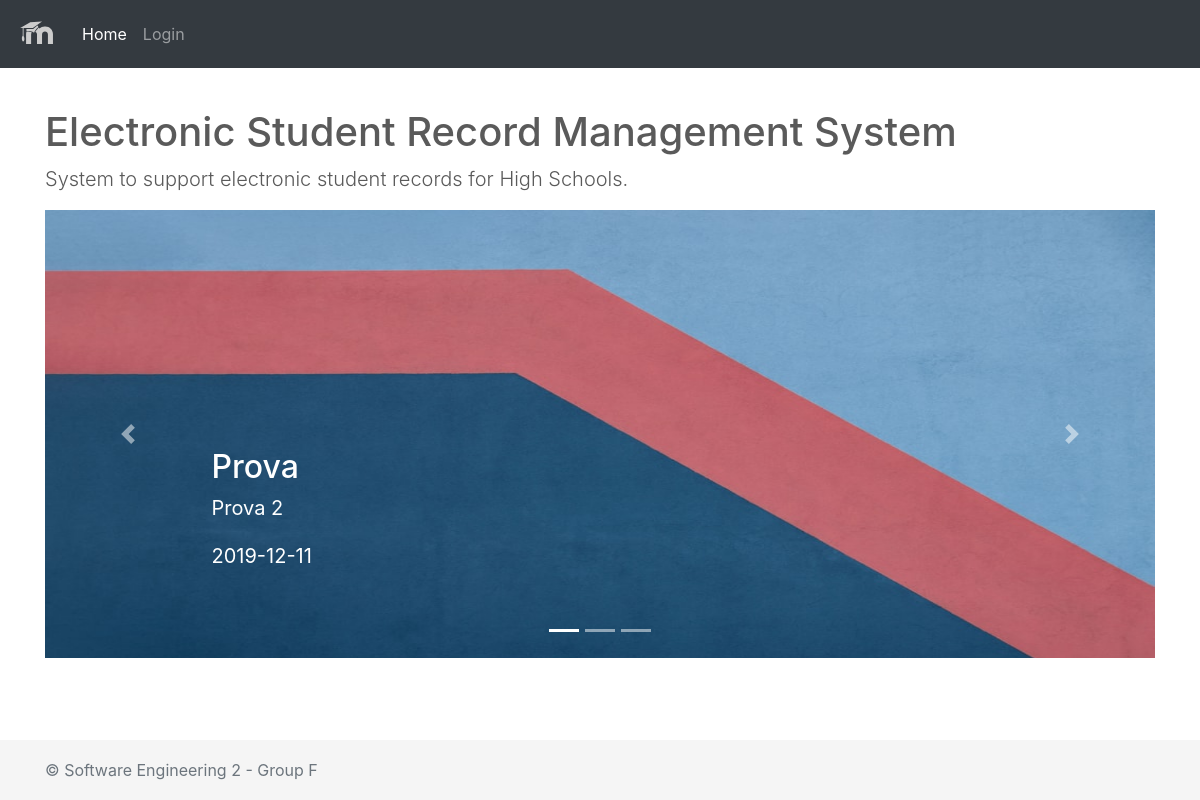
The page / on the database its author committed.
### tables this page shows
CREATE TABLE IF NOT EXISTS `COMMUNICATION` (
  `id` int(11) NOT NULL AUTO_INCREMENT,
  `Title` text NOT NULL,
  `Description` text NOT NULL,
  `Date` date NOT NULL,
  PRIMARY KEY (`id`)
);

### public/utility.php (called while the page is built, shortened)
<?php
function connect_to_db($ini_path_test='') {
    $ini_path = '../config/database/database.ini';
    $db = parse_ini_file($ini_path);
    $user = $db['user'];
    $pass = $db['pass'];
    $name = $db['name'];
    $host = $db['host'];
    $conn = mysqli_connect($host, $user, $pass, $name);
    if($conn){
        $conn->set_charset("utf8");
    }
    return $conn;
}
function get_communications($ini_path='') {
    $query = "SELECT id, Title, Description, Date FROM COMMUNICATION ORDER BY Date DESC LIMIT 3";
    $db_con = connect_to_db($ini_path);
    $prep = mysqli_prepare($db_con, $query);
    if(!mysqli_stmt_execute($prep)) {
        return GET_COMMUNICATIONS_FAILED;
    }
    $res = mysqli_stmt_get_result($prep);
    $communications = array();
    while($row = mysqli_fetch_array($res, MYSQLI_ASSOC)) {
        $fields = array("id" => $row['id'], "Title" => $row['Title'], "Description" => $row['Description'], "Date" => $row['Date']);
        $communications[] = $fields;
    }
    return $communications;
}
?>

### public/index.php (the view, shortened to what this page needs)
<?php
  require_once('utility.php');
?>
<!DOCTYPE html>
<html lang="en">
<head>
  <?php include("includes/head.php"); ?>
  <link rel="stylesheet" type="text/css" href="css/carousel.css">
</head>
<body>
  <?php include("includes/header.php"); ?>
  <main role="main" class="container">
    <h1 class="mt-0">Electronic Student Record Management System</h1>
    <p class="lead">System to support electronic student records for High Schools.</p>
    <?php
      $communications = get_communications();
      if($communications == DB_ERROR || $communications == GET_COMMUNICATIONS_FAILED || empty($communications)) {
        ?>
        <div id="myCarousel" class="carousel slide carousel-fade" data-ride="carousel">
          <ol class="carousel-indicators">
            <li data-target="#myCarousel" data-slide-to="0" class="active"></li>
          </ol>
          <div class="carousel-inner">
            <div class="carousel-item active">
              <img class="first-slide" src="images/slider/slider1.jpg" alt="First slide">
              <div class="container">
                <div class="carousel-caption text-left">
                  <h2 class="h2-responsive">Welcome to ESRMS System</h2>
                  <p>System to support electronic student records for High Schools</p>
                </div>
              </div>
            </div>
          </div>
        </div>
      <?php
      } else {
         ?>
        <div id="myCarousel" class="carousel slide carousel-fade" data-ride="carousel">
        <ol class="carousel-indicators">
          <li data-target="#myCarousel" data-slide-to="0" class="active"></li>
          <li data-target="#myCarousel" data-slide-to="1"></li>
          <li data-target="#myCarousel" data-slide-to="2"></li>
        </ol>
        <div class="carousel-inner">
          <div class="carousel-item active">
            <img class="first-slide" src="images/slider/slider1.jpg" alt="First slide">
            <div class="container">
              <div class="carousel-caption text-left">
                <h2 class="h2-responsive"><?php echo $communications[0]['Title']; ?></h2>
                <p><?php echo $communications[0]['Description']; ?></p>
                <p><?php echo $communications[0]['Date']; ?></p>
              </div>
            </div>
          </div>
        </div>
        <a class="carousel-control-prev" href="#myCarousel" role="button" data-slide="prev">
          <span class="carousel-control-prev-icon" aria-hidden="true"></span>
        </a>
        <a class="carousel-control-next" href="#myCarousel" role="button" data-slide="next">
          <span class="carousel-control-next-icon" aria-hidden="true"></span>
        </a>
      </div>
      <?php
      }
    ?>
  </main>
  <?php include("includes/footer.php"); ?>
</body>
</html>

### public/css/sticky-footer-navbar.css (style rules this page uses)
html { position: relative; min-height: 100%; }
body > .container { padding: 60px 15px 0; }

### public/css/carousel.css (style rules this page uses)
body { padding-top: 3rem; padding-bottom: 3rem; color: #5a5a5a; }
.carousel { margin-bottom: 4rem; }
.carousel-caption { bottom: 3rem; z-index: 10; }
.carousel-item { height: 28rem; background-color: #777; }
.carousel-item > img { position: absolute; top: 0; left: 0; min-width: 100%; height: 32rem; }
@media (min-width: 40em) { .carousel-caption p { margin-bottom: 1.25rem; font-size: 1.25rem; line-height: 1.4; } }

### rows shown on the page
communication: Title "Prova", Description "Prova 2", Date "2019-12-11"
